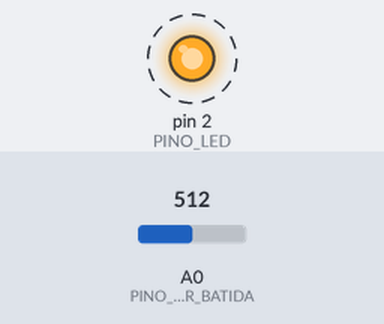
Recording of a sketch running on a simulated Arduino Uno, built with avr-gcc and run on an emulated ATmega328P. On the bench: output pins drawn as LEDs (lit = HIGH). Dashed ring = blinking. Inputs (shaded band) come from the test bench; at power-on: A0 (PINO_SENSOR_BATIDA) = 512.

Above: at 1.27 s.
1.3 s: A0 (PINO_SENSOR_BATIDA) set to 42
4.3 s: A0 (PINO_SENSOR_BATIDA) set to 37
At 4.3 s:
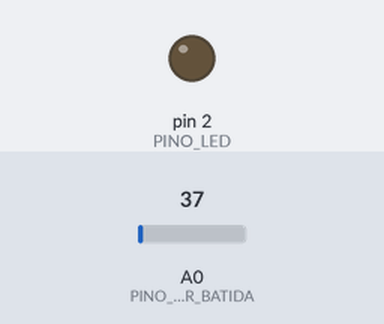
Timing chart, 0 to 7.3 s (numbered marks = the images above; inputs shaded):
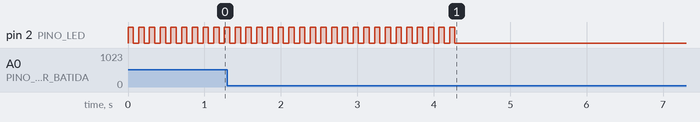

Measured:
- the behaviour switches between 40 and 39 on A0 (PINO_SENSOR_BATIDA) (found by bisection; images 0 and 1)
- after the input at 4.3 s, pin 2 (PINO_LED): stops changing and stays LOW
- by itself, pin 2 (PINO_LED): alternates HIGH for 0.07 s and LOW for 0.07 s

The sketch:

sensor_batida.ino
```cpp
// (licence header left out)
#define PINO_LED 2
#define PINO_SENSOR_BATIDA A0
#define LIMITE_SENSOR 40

int valorSensor = 0;  // armazena o valor do sensor
int controleLed = LOW; // armazena se o LED está aceso ou apagado

void setup() {
  pinMode(PINO_LED, OUTPUT);
}

void loop() {
  // realiza a leitura do sensor
  valorSensor = analogRead(PINO_SENSOR_BATIDA);

  // caso valor lido seja maior do que o limite altera o status do LED
  if (valorSensor >= LIMITE_SENSOR) {
    // inverte o valor corrente do LED
    controleLed = !controleLed;
    digitalWrite(PINO_LED, controleLed);
  }

  delay(70);
}
```
